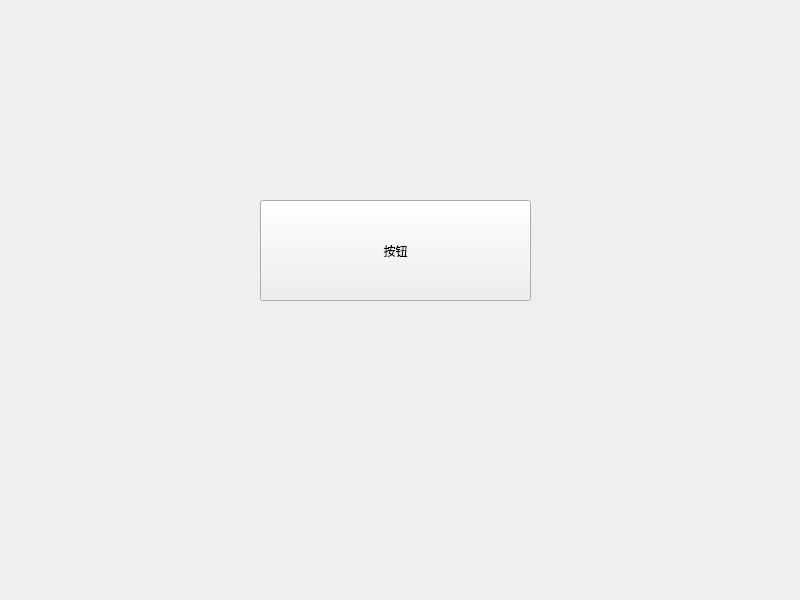
<?xml version="1.0" encoding="UTF-8"?>
<ui version="4.0">
 <class>Widget</class>
 <widget class="QWidget" name="Widget">
  <property name="geometry">
   <rect>
    <x>0</x>
    <y>0</y>
    <width>800</width>
    <height>600</height>
   </rect>
  </property>
  <property name="windowTitle">
   <string>Widget</string>
  </property>
  <widget class="QPushButton" name="pushButton">
   <property name="geometry">
    <rect>
     <x>260</x>
     <y>200</y>
     <width>271</width>
     <height>101</height>
    </rect>
   </property>
   <property name="text">
    <string>按钮</string>
   </property>
  </widget>
 </widget>
 <resources/>
 <connections/>
</ui>
